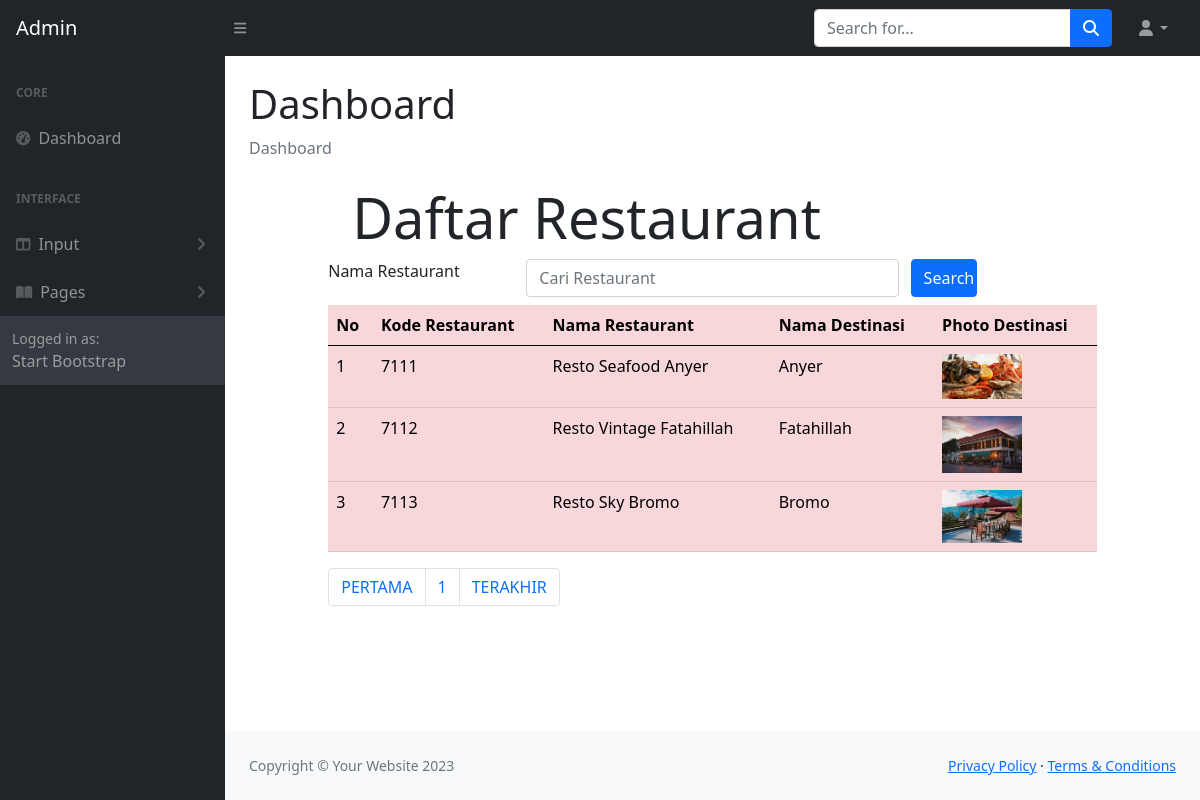
Screenshot of /ADMIN/daftarrestaurant.php with the database file from the repository.
### tables this page shows
CREATE TABLE `restaurant` (
  `restaurantKODE` char(4) NOT NULL,
  `restaurantNAMA` char(120) NOT NULL,
  `restaurantFILE` char(120) NOT NULL,
  `destinasiKODE` char(4) NOT NULL
);

CREATE TABLE `destinasi` (
  `destinasiKODE` char(4) NOT NULL,
  `destinasiNAMA` varchar(120) NOT NULL,
  `kategoriKODE` char(4) NOT NULL,
  `destinasiFILE` char(120) NOT NULL,
  `destinasiKET` char(120) NOT NULL
);

### ADMIN/daftarrestaurant.php (the view, shortened to what this page needs)
<!DOCTYPE html>
<html lang="en">
<?php include "include/head.php";?>
    <body class="sb-nav-fixed">
        <?php include "include/menunav.php";?>
        <div id="layoutSidenav">
            <?php include "include/menu.php";?>
            <div id="layoutSidenav_content">
                <main>
                    <div class="container-fluid px-4">
                        <h1 class="mt-4">Dashboard</h1>
                        <ol class="breadcrumb mb-4">
                            <li class="breadcrumb-item active">Dashboard</li>
                        </ol>
<head>
  	<link rel="stylesheet" type="text/css" href="https://cdnjs.cloudflare.com/ajax/libs/select2/4.0.3/css/select2.min.css">
	<link rel="stylesheet" type="text/css" href="css/bootstrap.min.css">
</head>
<?php
	include "include/config.php";
?>
<body>
<div class="row">
	<div class="col-sm-1"></div>
	<div class="col-sm-10">
		<div class="jumbotron jumbotron-fluid">
			<div class="container">
				<h1 class="display-4">Daftar Restaurant</h1>
			</div>
		</div>
		<form method="POST">
                <div class="form-group row mb-2">
                <label for="search" class="col-sm-3">Nama Restaurant</label>
                <div class="col-sm-6">
                    <input type="text" name="search" class="form-control" id="search"
                    value="<?php if(isset($_POST["search"])) {echo $_POST["search"];}?>"
                        placeholder = "Cari Restaurant">
                </div>
                <input type="submit" name="kirim" class="col-sm-1 btn btn-primary" value="Search">
                </div>
            </form>
	<table class="table table-hover table-danger">
    <thead class="thead-dark">
			<tr>
				<th>No</th>
				<th>Kode Restaurant</th>
				<th>Nama Restaurant</th>
				<th>Nama Destinasi</th>
				<th>Photo Destinasi</th>
			</tr>
		</thead>
		<tbody>
		<?php
    $jumlahtampilan = 3;
    $halaman = (isset($_GET['page']))? $_GET['page'] : 1;
    $mulaitampilan = ($halaman - 1) * $jumlahtampilan;
if(isset($_POST["kirim"]))
{
    $search = $_POST["search"];
	$query = mysqli_query($connection,"select * from restaurant, destinasi where restaurant.destinasiKODE = destinasi.destinasiKODE
	AND restaurantNAMA like '%".$search."%' limit $mulaitampilan, $jumlahtampilan");
}else
    {
        $query = mysqli_query($connection, "select *  from restaurant, destinasi where restaurant.destinasiKODE = destinasi.destinasiKODE limit $mulaitampilan, $jumlahtampilan");
    }
	$nomor = 1;
	while($row = mysqli_fetch_array($query))
	{
  ?>
				<tr>
					<td><?php echo $mulaitampilan + $nomor; ?></td>
					<td><?php echo $row['restaurantKODE'];?></td>
					<td><?php echo $row['restaurantNAMA'];?></td>
					<td><?php echo $row['destinasiNAMA'];?></td>
                    <td>
						<?php if(is_file("images/".$row['restaurantFILE']))
						{ ?>
							<img src="images/<?php echo $row['restaurantFILE']?>" width="80">
						<?php } else
							echo "<img src='images/noimage.png' width='80'>"
						?>
					</td>
				</tr>
			<?php $nomor = $nomor + 1;?>
			<?php }	?>
		</tbody>
	</table>
	<?php
    $query = mysqli_query($connection, "SELECT * FROM restaurant");
    $jumlahrecord = mysqli_num_rows($query);
    $jumlahpage = ceil($jumlahrecord/$jumlahtampilan);
  	?>
	<nav aria-label="Page navigation example">
	<ul class="pagination">
		<li class="page-item"><a class="page-link" href="?page=<?php $nomorhal=1; echo $nomorhal?>">PERTAMA</a></li>
		<?php for($nomorhal=1; $nomorhal<=$jumlahpage; $nomorhal++)
		{ ?>
		<li class="page-item">
		<?php
		if($nomorhal!=$halaman)
		{ ?>
		<a class="page-link" href="?page=<?php echo $nomorhal?>"><?php echo $nomorhal?></a>
		<?php }
		else { ?>
		<a class="page-link" href="?page=<?php echo $nomorhal?>"><?php echo $nomorhal?></a>
		<?php } ?>
		</li>
		<?php } ?>
		<li class="page-item"><a class="page-link" href="?page=<?php echo $nomorhal-1?>">TERAKHIR</a></li>
	</ul>
	</nav>
	</div>
	<div class="col-sm-1"></div>
</div>
</body>
	</div>
                </main>
                <?php include "include/footer.php";?>
            </div>
        </div>
    </body>
</html>
</html>

### rows the page displays
restaurant: nomor "1", restaurantKODE "7111", restaurantNAMA "Resto Seafood Anyer", destinasi.destinasiNAMA "Anyer", restaurantFILE (picture)
restaurant: nomor "2", restaurantKODE "7112", restaurantNAMA "Resto Vintage Fatahillah", destinasi.destinasiNAMA "Fatahillah", restaurantFILE (picture)
restaurant: nomor "3", restaurantKODE "7113", restaurantNAMA "Resto Sky Bromo", destinasi.destinasiNAMA "Bromo", restaurantFILE (picture)
